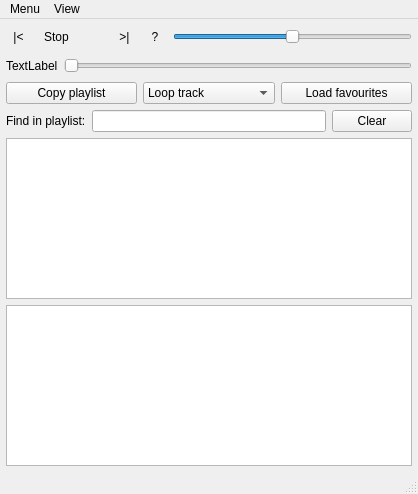
<?xml version="1.0" encoding="UTF-8"?>
<ui version="4.0">
 <class>MainWindow</class>
 <widget class="QMainWindow" name="MainWindow">
  <property name="geometry">
   <rect>
    <x>0</x>
    <y>0</y>
    <width>418</width>
    <height>494</height>
   </rect>
  </property>
  <property name="windowTitle">
   <string>okPlayer</string>
  </property>
  <widget class="QWidget" name="centralWidget">
   <layout class="QVBoxLayout" name="verticalLayout_2">
    <property name="spacing">
     <number>6</number>
    </property>
    <property name="margin">
     <number>6</number>
    </property>
    <item>
     <layout class="QHBoxLayout" name="horizontalLayout">
      <property name="sizeConstraint">
       <enum>QLayout::SetDefaultConstraint</enum>
      </property>
      <item>
       <widget class="QToolButton" name="buttonPrev">
        <property name="minimumSize">
         <size>
          <width>24</width>
          <height>24</height>
         </size>
        </property>
        <property name="toolTip">
         <string>Previous</string>
        </property>
        <property name="text">
         <string>|&lt;</string>
        </property>
        <property name="icon">
         <iconset resource="icons.qrc">
          <normaloff>:/tango/images/icons/tango/media-skip-backward.png</normaloff>:/tango/images/icons/tango/media-skip-backward.png</iconset>
        </property>
        <property name="autoRaise">
         <bool>true</bool>
        </property>
       </widget>
      </item>
      <item>
       <widget class="QToolButton" name="buttonStop">
        <property name="minimumSize">
         <size>
          <width>24</width>
          <height>24</height>
         </size>
        </property>
        <property name="toolTip">
         <string>Stop</string>
        </property>
        <property name="text">
         <string>Stop</string>
        </property>
        <property name="icon">
         <iconset resource="icons.qrc">
          <normaloff>:/tango/images/icons/tango/media-playback-stop.png</normaloff>:/tango/images/icons/tango/media-playback-stop.png</iconset>
        </property>
        <property name="popupMode">
         <enum>QToolButton::DelayedPopup</enum>
        </property>
        <property name="toolButtonStyle">
         <enum>Qt::ToolButtonIconOnly</enum>
        </property>
        <property name="autoRaise">
         <bool>true</bool>
        </property>
        <property name="arrowType">
         <enum>Qt::NoArrow</enum>
        </property>
       </widget>
      </item>
      <item>
       <widget class="okPlayPauseButton" name="buttonPlayPause">
        <property name="text">
         <string/>
        </property>
        <property name="autoRaise">
         <bool>true</bool>
        </property>
       </widget>
      </item>
      <item>
       <widget class="QToolButton" name="buttonNext">
        <property name="minimumSize">
         <size>
          <width>24</width>
          <height>24</height>
         </size>
        </property>
        <property name="toolTip">
         <string>Next</string>
        </property>
        <property name="text">
         <string>&gt;|</string>
        </property>
        <property name="icon">
         <iconset resource="icons.qrc">
          <normaloff>:/tango/images/icons/tango/media-skip-forward.png</normaloff>:/tango/images/icons/tango/media-skip-forward.png</iconset>
        </property>
        <property name="autoRaise">
         <bool>true</bool>
        </property>
       </widget>
      </item>
      <item>
       <widget class="QToolButton" name="buttonRandom">
        <property name="minimumSize">
         <size>
          <width>24</width>
          <height>24</height>
         </size>
        </property>
        <property name="toolTip">
         <string>Random</string>
        </property>
        <property name="text">
         <string>?</string>
        </property>
        <property name="icon">
         <iconset resource="icons.qrc">
          <normaloff>:/tango/images/icons/tango/dialog-information.png</normaloff>:/tango/images/icons/tango/dialog-information.png</iconset>
        </property>
        <property name="autoRaise">
         <bool>true</bool>
        </property>
       </widget>
      </item>
      <item>
       <widget class="QSlider" name="sliderVolume">
        <property name="maximum">
         <number>100</number>
        </property>
        <property name="value">
         <number>50</number>
        </property>
        <property name="orientation">
         <enum>Qt::Horizontal</enum>
        </property>
       </widget>
      </item>
     </layout>
    </item>
    <item>
     <layout class="QHBoxLayout" name="horizontalLayout_3">
      <property name="sizeConstraint">
       <enum>QLayout::SetDefaultConstraint</enum>
      </property>
      <item>
       <widget class="okTrackTimeLabel" name="timeLabel">
        <property name="sizePolicy">
         <sizepolicy hsizetype="Fixed" vsizetype="Fixed">
          <horstretch>0</horstretch>
          <verstretch>0</verstretch>
         </sizepolicy>
        </property>
        <property name="minimumSize">
         <size>
          <width>0</width>
          <height>21</height>
         </size>
        </property>
        <property name="maximumSize">
         <size>
          <width>16777215</width>
          <height>21</height>
         </size>
        </property>
        <property name="text">
         <string>TextLabel</string>
        </property>
       </widget>
      </item>
      <item>
       <widget class="okSeekSlider" name="sliderSeek">
        <property name="minimumSize">
         <size>
          <width>0</width>
          <height>21</height>
         </size>
        </property>
        <property name="maximumSize">
         <size>
          <width>16777215</width>
          <height>16777215</height>
         </size>
        </property>
        <property name="maximum">
         <number>1000</number>
        </property>
        <property name="singleStep">
         <number>1</number>
        </property>
        <property name="orientation">
         <enum>Qt::Horizontal</enum>
        </property>
       </widget>
      </item>
     </layout>
    </item>
    <item>
     <layout class="QHBoxLayout" name="horizontalLayout_2">
      <item>
       <widget class="QPushButton" name="buttonCopyPlaylist">
        <property name="text">
         <string>Copy playlist</string>
        </property>
       </widget>
      </item>
      <item>
       <widget class="QComboBox" name="playModeBox">
        <property name="sizePolicy">
         <sizepolicy hsizetype="Preferred" vsizetype="Minimum">
          <horstretch>0</horstretch>
          <verstretch>0</verstretch>
         </sizepolicy>
        </property>
        <item>
         <property name="text">
          <string>Loop track</string>
         </property>
        </item>
        <item>
         <property name="text">
          <string>Loop playlist</string>
         </property>
        </item>
        <item>
         <property name="text">
          <string>Stop after track</string>
         </property>
        </item>
        <item>
         <property name="text">
          <string>Stop after playlist</string>
         </property>
        </item>
        <item>
         <property name="text">
          <string>Random</string>
         </property>
        </item>
       </widget>
      </item>
      <item>
       <widget class="QPushButton" name="buttonLoadFavorites">
        <property name="text">
         <string>Load favourites</string>
        </property>
       </widget>
      </item>
     </layout>
    </item>
    <item>
     <widget class="QWidget" name="searchWidget" native="true">
      <property name="enabled">
       <bool>true</bool>
      </property>
      <property name="sizePolicy">
       <sizepolicy hsizetype="Preferred" vsizetype="Fixed">
        <horstretch>0</horstretch>
        <verstretch>0</verstretch>
       </sizepolicy>
      </property>
      <layout class="QHBoxLayout" name="horizontalLayout_4">
       <property name="margin">
        <number>0</number>
       </property>
       <item>
        <widget class="QLabel" name="label_2">
         <property name="text">
          <string>Find in playlist:</string>
         </property>
        </widget>
       </item>
       <item>
        <widget class="QLineEdit" name="fieldQuickSearch">
         <property name="sizePolicy">
          <sizepolicy hsizetype="Expanding" vsizetype="Fixed">
           <horstretch>0</horstretch>
           <verstretch>0</verstretch>
          </sizepolicy>
         </property>
         <property name="styleSheet">
          <string notr="true"/>
         </property>
        </widget>
       </item>
       <item>
        <widget class="QPushButton" name="pushButton">
         <property name="sizePolicy">
          <sizepolicy hsizetype="Minimum" vsizetype="Fixed">
           <horstretch>0</horstretch>
           <verstretch>0</verstretch>
          </sizepolicy>
         </property>
         <property name="text">
          <string>Clear</string>
         </property>
        </widget>
       </item>
      </layout>
     </widget>
    </item>
    <item>
     <layout class="QVBoxLayout" name="splitterLayout"/>
    </item>
    <item>
     <widget class="okPlaylistWidget" name="playlistWidget">
      <property name="sizePolicy">
       <sizepolicy hsizetype="Expanding" vsizetype="Expanding">
        <horstretch>0</horstretch>
        <verstretch>0</verstretch>
       </sizepolicy>
      </property>
      <property name="minimumSize">
       <size>
        <width>0</width>
        <height>0</height>
       </size>
      </property>
      <property name="sizeIncrement">
       <size>
        <width>0</width>
        <height>0</height>
       </size>
      </property>
      <property name="acceptDrops">
       <bool>true</bool>
      </property>
      <property name="frameShape">
       <enum>QFrame::StyledPanel</enum>
      </property>
      <property name="frameShadow">
       <enum>QFrame::Sunken</enum>
      </property>
      <property name="selectionMode">
       <enum>QAbstractItemView::SingleSelection</enum>
      </property>
      <property name="selectionBehavior">
       <enum>QAbstractItemView::SelectRows</enum>
      </property>
      <attribute name="horizontalHeaderVisible">
       <bool>false</bool>
      </attribute>
      <attribute name="verticalHeaderVisible">
       <bool>false</bool>
      </attribute>
     </widget>
    </item>
    <item>
     <widget class="okDirTreeView" name="dirTree">
      <property name="frameShape">
       <enum>QFrame::StyledPanel</enum>
      </property>
      <property name="rootIsDecorated">
       <bool>true</bool>
      </property>
      <attribute name="headerVisible">
       <bool>false</bool>
      </attribute>
      <attribute name="headerCascadingSectionResizes">
       <bool>false</bool>
      </attribute>
      <attribute name="headerHighlightSections">
       <bool>false</bool>
      </attribute>
      <attribute name="headerMinimumSectionSize">
       <number>25</number>
      </attribute>
      <attribute name="headerStretchLastSection">
       <bool>true</bool>
      </attribute>
     </widget>
    </item>
   </layout>
  </widget>
  <widget class="QMenuBar" name="menuBar">
   <property name="geometry">
    <rect>
     <x>0</x>
     <y>0</y>
     <width>418</width>
     <height>26</height>
    </rect>
   </property>
   <widget class="QMenu" name="menuMenu">
    <property name="title">
     <string>Menu</string>
    </property>
    <addaction name="actionAlways_on_top"/>
    <addaction name="actionMusic_browser"/>
    <addaction name="actionHelp"/>
    <addaction name="actionAbout"/>
   </widget>
   <widget class="QMenu" name="menuView_2">
    <property name="title">
     <string>View</string>
    </property>
    <addaction name="actionPlaylist"/>
    <addaction name="actionDirectory_tree"/>
   </widget>
   <addaction name="menuMenu"/>
   <addaction name="menuView_2"/>
  </widget>
  <widget class="QStatusBar" name="statusBar">
   <property name="sizeGripEnabled">
    <bool>true</bool>
   </property>
  </widget>
  <action name="actionAlways_on_top">
   <property name="checkable">
    <bool>true</bool>
   </property>
   <property name="text">
    <string>Always on top</string>
   </property>
   <property name="shortcut">
    <string>Ctrl+A</string>
   </property>
   <property name="shortcutContext">
    <enum>Qt::ApplicationShortcut</enum>
   </property>
  </action>
  <action name="actionHelp">
   <property name="text">
    <string>Help</string>
   </property>
  </action>
  <action name="actionAbout">
   <property name="text">
    <string>About</string>
   </property>
  </action>
  <action name="actionMusic_browser">
   <property name="enabled">
    <bool>false</bool>
   </property>
   <property name="text">
    <string>Music browser</string>
   </property>
  </action>
  <action name="actionPlaylist">
   <property name="checkable">
    <bool>true</bool>
   </property>
   <property name="text">
    <string>Playlist</string>
   </property>
  </action>
  <action name="actionDirectory_tree">
   <property name="checkable">
    <bool>true</bool>
   </property>
   <property name="text">
    <string>Directory tree</string>
   </property>
  </action>
 </widget>
 <layoutdefault spacing="6" margin="11"/>
 <customwidgets>
  <customwidget>
   <class>okDirTreeView</class>
   <extends>QTreeView</extends>
   <header>okWidgets/okdirtreeview.h</header>
  </customwidget>
  <customwidget>
   <class>okSeekSlider</class>
   <extends>QSlider</extends>
   <header location="global">okWidgets/okseekslider.h</header>
  </customwidget>
  <customwidget>
   <class>okTrackTimeLabel</class>
   <extends>QLabel</extends>
   <header location="global">okWidgets/oktracktimelabel.h</header>
  </customwidget>
  <customwidget>
   <class>okPlaylistWidget</class>
   <extends>QTableWidget</extends>
   <header location="global">okWidgets/okplaylistwidget.h</header>
  </customwidget>
  <customwidget>
   <class>okPlayPauseButton</class>
   <extends>QToolButton</extends>
   <header>okWidgets/okplaypausebutton.h</header>
  </customwidget>
 </customwidgets>
 <resources>
  <include location="icons.qrc"/>
 </resources>
 <connections>
  <connection>
   <sender>pushButton</sender>
   <signal>clicked()</signal>
   <receiver>fieldQuickSearch</receiver>
   <slot>clear()</slot>
   <hints>
    <hint type="sourcelabel">
     <x>350</x>
     <y>139</y>
    </hint>
    <hint type="destinationlabel">
     <x>280</x>
     <y>140</y>
    </hint>
   </hints>
  </connection>
 </connections>
</ui>
